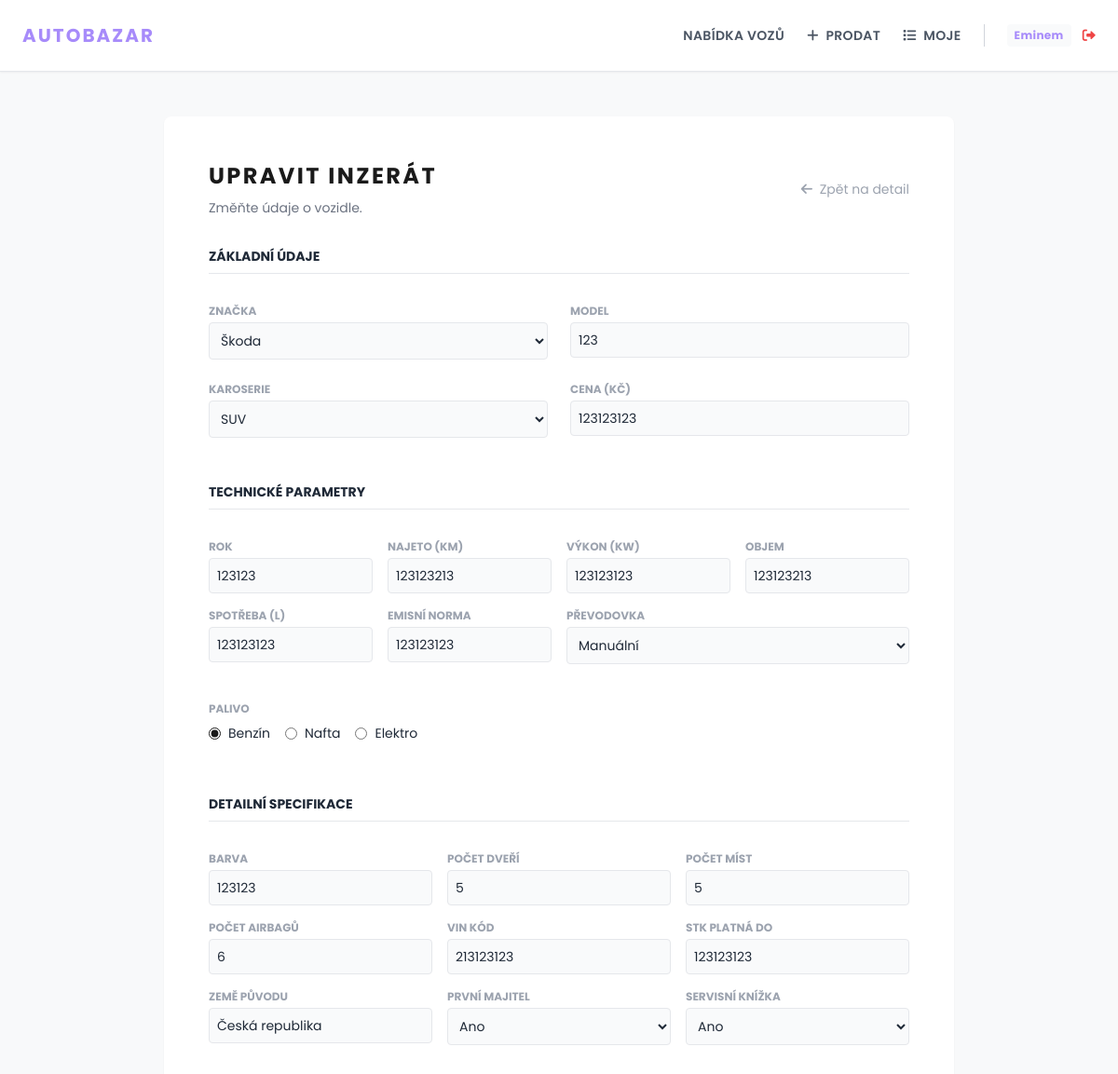
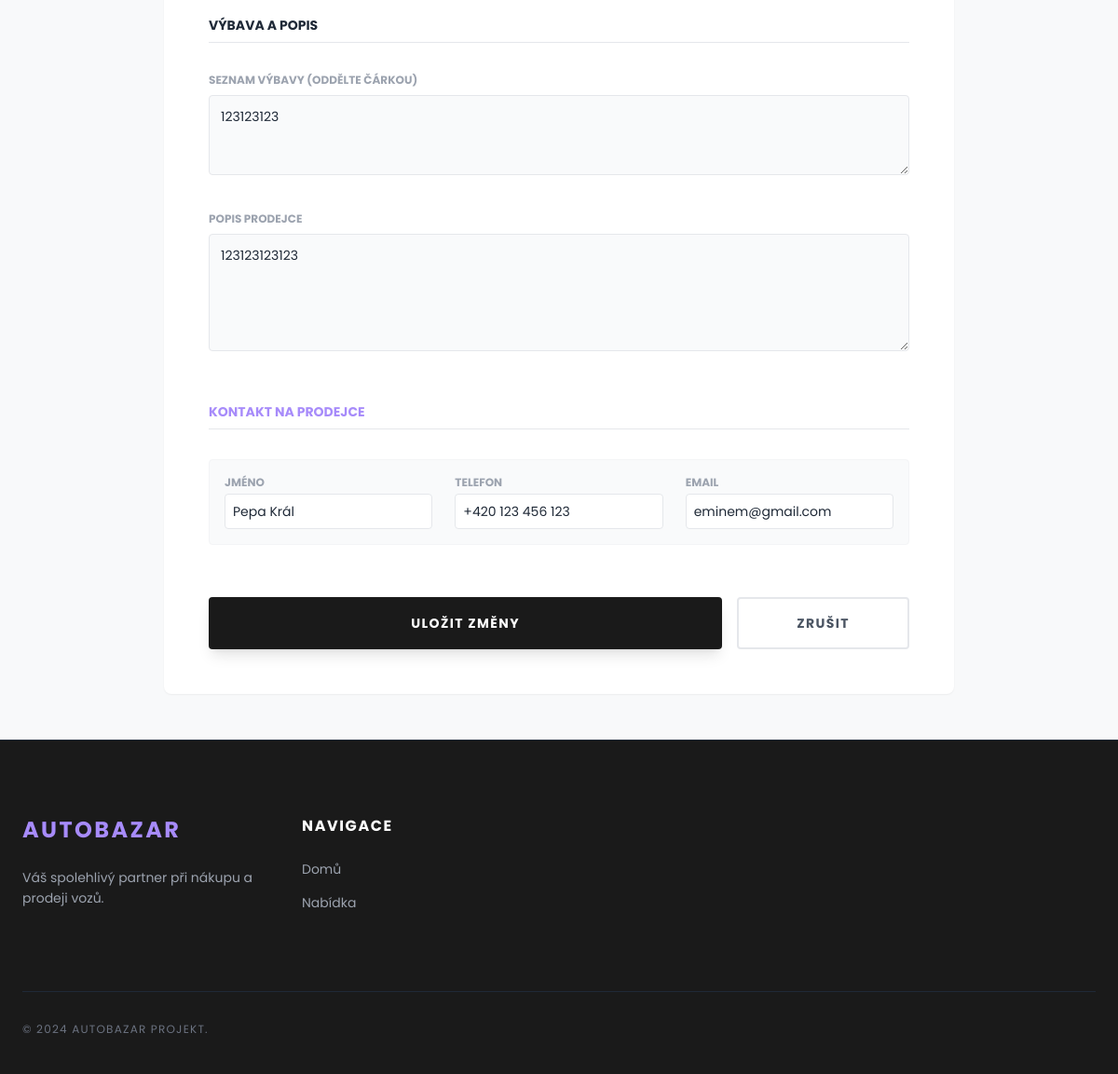
/upravit/1 (signed in), run on the app's committed database (2 pictures, top to bottom).
### tables this page shows
CREATE TABLE auta (
            id INTEGER PRIMARY KEY AUTOINCREMENT,
            user_id INTEGER NOT NULL,
            znacka TEXT NOT NULL,
            model TEXT NOT NULL,
            kategorie TEXT NOT NULL, 
            cena INTEGER NOT NULL,
            rok INTEGER NOT NULL,
            palivo TEXT NOT NULL,
            prevodovka TEXT NOT NULL,
            km INTEGER NOT NULL,
            vykon INTEGER,
            spotreba TEXT,
            objem TEXT,
            barva TEXT,
            stk TEXT,
            vin TEXT,
            zeme TEXT,
            majitel TEXT,
            serviska TEXT,
            airbagy INTEGER,
            dvere INTEGER,
            mista INTEGER,
            emise TEXT,
            vybava_text TEXT,
            popis TEXT,
            prodejce_jmeno TEXT,
            prodejce_tel TEXT,
            prodejce_email TEXT,
            obrazek TEXT,
            FOREIGN KEY (user_id) REFERENCES users (id)
        );

### app.py (the view, shortened to what this page needs)
@app.route('/upravit/<int:id>', methods=('GET', 'POST'))
def upravit(id):
    if 'user_id' not in session: return redirect(url_for('login'))
    conn = get_db_connection()
    auto = conn.execute('SELECT * FROM auta WHERE id = ?', (id,)).fetchone()
    if auto['user_id'] != session['user_id']:
        conn.close()
        return "Nemáte oprávnění!", 403
    conn.close()
    return render_template('upravit.html', auto=auto)

### app.py (called while the page is built)
def get_db_connection():
    conn = sqlite3.connect(DB_PATH)
    conn.row_factory = sqlite3.Row
    return conn

### templates/upravit.html (shortened to what this page needs)
<!DOCTYPE html>
<html lang="cs">
<head>
    <script src="https://cdn.tailwindcss.com"></script>
    <link rel="stylesheet" href="https://cdnjs.cloudflare.com/ajax/libs/font-awesome/6.0.0/css/all.min.css">
</head>
<body class="text-gray-800 font-sans min-h-screen flex flex-col">
    <header class="bg-white py-6 px-6 border-b border-gray-200 sticky top-0 z-50 shadow-sm">
        <nav class="container mx-auto max-w-7xl flex justify-between items-center">
            <a href="{{ url_for('index') }}" class="text-xl font-bold text-accent uppercase tracking-widest">Autobazar</a>
            <div class="flex items-center space-x-6 text-sm font-semibold uppercase tracking-wide">
                <a href="{{ url_for('inzeraty') }}" class="text-gray-600 hover:text-black transition">Nabídka vozů</a>
                {% if session.get('user_id') %}
                    <a href="{{ url_for('pridat') }}" class="text-gray-600 hover:text-black transition"><i class="fa-solid fa-plus mr-1"></i> Prodat</a>
                    <a href="{{ url_for('moje_inzeraty') }}" class="text-gray-600 hover:text-black transition"><i class="fa-solid fa-list mr-1"></i> Moje</a>
                    <div class="flex items-center gap-3">
                        <span class="text-xs text-accent normal-case font-bold bg-gray-50 px-2 py-1 rounded">{{ session['username'] }}</span>
                        <a href="{{ url_for('logout') }}" class="text-red-500 hover:text-red-700 transition"><i class="fa-solid fa-right-from-bracket"></i></a>
                    </div>
                {% else %}
                    <a href="{{ url_for('login') }}" class="text-gray-600 hover:text-black transition">Přihlásit</a>
                {% endif %}
            </div>
        </nav>
    </header>
    <main class="flex-grow container mx-auto py-12 px-6 max-w-4xl">
        <div class="bg-white p-8 md:p-12 rounded-lg shadow-sm">
            <div class="flex justify-between items-center mb-8">
                <div>
                    <h1 class="text-2xl font-bold text-dark uppercase tracking-widest mb-2">Upravit inzerát</h1>
                    <p class="text-sm text-gray-500">Změňte údaje o vozidle.</p>
                </div>
                <a href="{{ url_for('detail', id=auto['id']) }}" class="text-sm text-gray-400 hover:text-dark transition">
                    <i class="fa-solid fa-arrow-left mr-1"></i> Zpět na detail
                </a>
            </div>
            <form action="{{ url_for('upravit', id=auto['id']) }}" method="POST" class="space-y-8">
                <h3 class="font-bold text-sm uppercase border-b pb-2">Základní údaje</h3>
                <div class="grid grid-cols-1 md:grid-cols-2 gap-6">
                    <div>
                        <label class="text-xs font-bold text-gray-400 uppercase block mb-1">Značka</label>
                        <select name="znacka" class="w-full border p-2 rounded text-sm bg-gray-50">
                            {% for brand in ['Škoda', 'VW', 'BMW', 'Audi', 'Mercedes', 'Porsche', 'Ford', 'Toyota', 'Hyundai', 'Kia'] %}
                            <option value="{{ brand }}" {{ 'selected' if auto['znacka'] == brand }}>{{ brand }}</option>
                            {% endfor %}
                        </select>
                    </div>
                    <div>
                        <label class="text-xs font-bold text-gray-400 uppercase block mb-1">Model</label>
                        <input type="text" name="model" value="{{ auto['model'] }}" required class="w-full border p-2 rounded text-sm bg-gray-50">
                    </div>
                    <div>
                        <label class="text-xs font-bold text-gray-400 uppercase block mb-1">Karoserie</label>
                        <select name="kategorie" class="w-full border p-2 rounded text-sm bg-gray-50">
                            {% for kat in ['SUV', 'Sedan', 'Combi', 'Sport', 'Pickup', 'Van', 'Hatchback'] %}
                            <option value="{{ kat }}" {{ 'selected' if auto['kategorie'] == kat }}>{{ kat }}</option>
                            {% endfor %}
                        </select>
                    </div>
                    <div>
                        <label class="text-xs font-bold text-gray-400 uppercase block mb-1">Cena (Kč)</label>
                        <input type="number" name="cena" value="{{ auto['cena'] }}" required class="w-full border p-2 rounded text-sm bg-gray-50">
                    </div>
                </div>
                <h3 class="font-bold text-sm uppercase border-b pb-2 pt-4">Technické parametry</h3>
                <div class="grid grid-cols-2 md:grid-cols-4 gap-4">
                    <div><label class="text-xs font-bold text-gray-400 uppercase block mb-1">Rok</label><input type="number" name="rok" value="{{ auto['rok'] }}" required class="w-full border p-2 rounded text-sm bg-gray-50"></div>
                    <div><label class="text-xs font-bold text-gray-400 uppercase block mb-1">Najeto (km)</label><input type="number" name="km" value="{{ auto['km'] }}" required class="w-full border p-2 rounded text-sm bg-gray-50"></div>
                    <div><label class="text-xs font-bold text-gray-400 uppercase block mb-1">Výkon (kW)</label><input type="number" name="vykon" value="{{ auto['vykon'] }}" class="w-full border p-2 rounded text-sm bg-gray-50"></div>
                    <div><label class="text-xs font-bold text-gray-400 uppercase block mb-1">Objem</label><input type="text" name="objem" value="{{ auto['objem'] }}" class="w-full border p-2 rounded text-sm bg-gray-50"></div>
                    <div><label class="text-xs font-bold text-gray-400 uppercase block mb-1">Spotřeba (l)</label><input type="text" name="spotreba" value="{{ auto['spotreba'] }}" class="w-full border p-2 rounded text-sm bg-gray-50"></div>
                    <div><label class="text-xs font-bold text-gray-400 uppercase block mb-1">Emisní norma</label><input type="text" name="emise" value="{{ auto['emise'] }}" class="w-full border p-2 rounded text-sm bg-gray-50"></div>
                    <div class="md:col-span-2">
                        <label class="text-xs font-bold text-gray-400 uppercase block mb-1">Převodovka</label>
                        <select name="prevodovka" class="w-full border p-2 rounded text-sm bg-gray-50">
                            <option value="Manuální" {{ 'selected' if auto['prevodovka'] == 'Manuální' }}>Manuální</option>
                        </select>
                    </div>
                </div>
                <div class="py-2">
                    <label class="text-xs font-bold text-gray-400 uppercase block mb-2">Palivo</label>
                    <div class="flex gap-4">
                        <label class="flex items-center"><input type="radio" name="palivo" value="Benzín" class="custom-radio mr-2" {{ 'checked' if auto['palivo'] == 'Benzín' }}><span class="text-sm">Benzín</span></label>
                        <label class="flex items-center"><input type="radio" name="palivo" value="Nafta" class="custom-radio mr-2" {{ 'checked' if auto['palivo'] == 'Nafta' }}><span class="text-sm">Nafta</span></label>
                        <label class="flex items-center"><input type="radio" name="palivo" value="Elektro" class="custom-radio mr-2" {{ 'checked' if auto['palivo'] == 'Elektro' }}><span class="text-sm">Elektro</span></label>
                    </div>
                </div>
                <h3 class="font-bold text-sm uppercase border-b pb-2 pt-4">Detailní specifikace</h3>
                <div class="grid grid-cols-2 md:grid-cols-3 gap-4">
                    <div><label class="text-xs font-bold text-gray-400 uppercase block mb-1">Barva</label><input type="text" name="barva" value="{{ auto['barva'] }}" class="w-full border p-2 rounded text-sm bg-gray-50"></div>
                    <div><label class="text-xs font-bold text-gray-400 uppercase block mb-1">Počet dveří</label><input type="number" name="dvere" value="{{ auto['dvere'] }}" class="w-full border p-2 rounded text-sm bg-gray-50"></div>
                    <div><label class="text-xs font-bold text-gray-400 uppercase block mb-1">Počet míst</label><input type="number" name="mista" value="{{ auto['mista'] }}" class="w-full border p-2 rounded text-sm bg-gray-50"></div>
                    <div><label class="text-xs font-bold text-gray-400 uppercase block mb-1">Počet airbagů</label><input type="number" name="airbagy" value="{{ auto['airbagy'] }}" class="w-full border p-2 rounded text-sm bg-gray-50"></div>
                    <div><label class="text-xs font-bold text-gray-400 uppercase block mb-1">VIN kód</label><input type="text" name="vin" value="{{ auto['vin'] }}" class="w-full border p-2 rounded text-sm bg-gray-50"></div>
                    <div><label class="text-xs font-bold text-gray-400 uppercase block mb-1">STK platná do</label><input type="text" name="stk" value="{{ auto['stk'] }}" class="w-full border p-2 rounded text-sm bg-gray-50"></div>
                    <div><label class="text-xs font-bold text-gray-400 uppercase block mb-1">Země původu</label><input type="text" name="zeme" value="{{ auto['zeme'] }}" class="w-full border p-2 rounded text-sm bg-gray-50"></div>
                    <div>
                        <label class="text-xs font-bold text-gray-400 uppercase block mb-1">První majitel</label>
                        <select name="majitel" class="w-full border p-2 rounded text-sm bg-gray-50">
                            <option value="Ano" {{ 'selected' if auto['majitel'] == 'Ano' }}>Ano</option>
                        </select>
                    </div>
                    <div>
                        <label class="text-xs font-bold text-gray-400 uppercase block mb-1">Servisní knížka</label>
                        <select name="serviska" class="w-full border p-2 rounded text-sm bg-gray-50">
                            <option value="Ano" {{ 'selected' if auto['serviska'] == 'Ano' }}>Ano</option>
                        </select>
                    </div>
                </div>
                <h3 class="font-bold text-sm uppercase border-b pb-2 pt-4">Výbava a popis</h3>
                <div>
                    <label class="text-xs font-bold text-gray-400 uppercase block mb-2">Seznam výbavy (oddělte čárkou)</label>
                    <textarea name="vybava_text" rows="3" class="w-full border p-3 rounded text-sm bg-gray-50">{{ auto['vybava_text'] }}</textarea>
                </div>
                <div>
                    <label class="text-xs font-bold text-gray-400 uppercase block mb-2">Popis prodejce</label>
                    <textarea name="popis" rows="5" class="w-full border p-3 rounded text-sm bg-gray-50">{{ auto['popis'] }}</textarea>
                </div>
                <h3 class="font-bold text-sm uppercase border-b pb-2 pt-4 text-accent">Kontakt na prodejce</h3>
                <div class="grid grid-cols-1 md:grid-cols-3 gap-6 bg-gray-50 p-4 rounded border border-gray-100">
                    <div>
                        <label class="text-xs font-bold text-gray-400 uppercase block mb-1">Jméno</label>
                        <input type="text" name="prodejce_jmeno" value="{{ auto['prodejce_jmeno'] }}" class="w-full border p-2 rounded text-sm bg-white">
                    </div>
                    <div>
                        <label class="text-xs font-bold text-gray-400 uppercase block mb-1">Telefon</label>
                        <input type="text" name="prodejce_tel" value="{{ auto['prodejce_tel'] }}" class="w-full border p-2 rounded text-sm bg-white">
                    </div>
                    <div>
                        <label class="text-xs font-bold text-gray-400 uppercase block mb-1">Email</label>
                        <input type="email" name="prodejce_email" value="{{ auto['prodejce_email'] }}" class="w-full border p-2 rounded text-sm bg-white">
                    </div>
                </div>
                <div class="flex gap-4 pt-6">
                    <button type="submit" class="w-full bg-dark text-white font-bold py-4 rounded shadow-lg hover:bg-black transition uppercase tracking-widest text-sm">
                        Uložit změny
                    </button>
                    <a href="{{ url_for('detail', id=auto['id']) }}" class="w-1/3 text-center border-2 border-gray-200 text-gray-600 font-bold py-4 rounded hover:bg-gray-100 transition uppercase tracking-widest text-sm flex items-center justify-center">
                        Zrušit
                    </a>
                </div>
            </form>
        </div>
    </main>
    <footer class="bg-dark text-white pt-20 pb-10 mt-auto border-t border-gray-800">
        <div class="container mx-auto px-6 max-w-7xl">
            <div class="grid grid-cols-1 md:grid-cols-2 lg:grid-cols-4 gap-12 mb-16">
                <div>
                    <a href="{{ url_for('index') }}" class="text-2xl font-bold text-accent uppercase tracking-widest block mb-6">
                        Autobazar
                    </a>
                    <p class="text-gray-400 text-sm leading-relaxed mb-6">
                        Váš spolehlivý partner při nákupu a prodeji vozů.
                    </p>
                </div>
                <div>
                    <h4 class="text-white font-bold uppercase tracking-widest mb-6">Navigace</h4>
                    <ul class="space-y-4 text-sm text-gray-400">
                        <li><a href="{{ url_for('index') }}" class="hover:text-accent transition">Domů</a></li>
                        <li><a href="{{ url_for('inzeraty') }}" class="hover:text-accent transition">Nabídka</a></li>
                    </ul>
                </div>
            </div>
            <div class="border-t border-gray-800 pt-8 text-xs text-gray-500 uppercase tracking-widest">
                <p>&copy; 2024 Autobazar Projekt.</p>
            </div>
        </div>
    </footer>
</body>
</html>

### templates/upravit.html (style rules this page uses)
body { background-color: #f8f9fa; }
.custom-radio { accent-color: #1a1a1a; }

### data on the page
auta: model "123", cena "123123123", rok "123123", km "123123213", vykon "123123123", objem "123123213", spotreba "123123123", emise "123123123", barva "123123", dvere "5", mista "5", airbagy "6", vin "213123123", stk "123123123", zeme "Česká republika", vybava_text "123123123", popis "123123123123", prodejce_jmeno "Pepa Král", prodejce_tel "+420 123 456 123", prodejce_email "eminem@gmail.com"

### other printed values
{{ session['username'] }} "Eminem"
form field znacka "Škoda"
form field kategorie "SUV"
